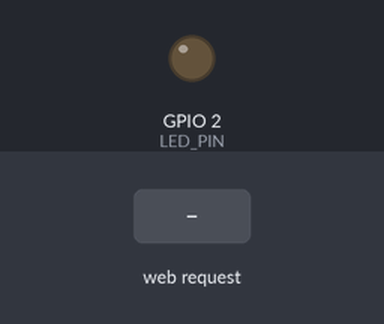
Bench run of a sketch on a simulated ESP32. On the bench: output pins drawn as LEDs (lit = HIGH). The inputs (shaded band) are chosen by the test bench. WiFi joins after 1.5 s; servers stay silent unless stated; what the sketch prints to the serial monitor is not drawn.

Above: at 2.7 s.
2.8 s: HTTP request GET /ledon received
At 3.5 s:
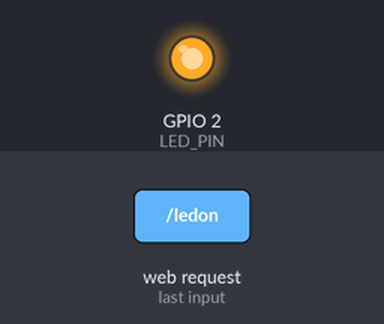
4.3 s: HTTP request GET /ledoff received
At 4.6 s:
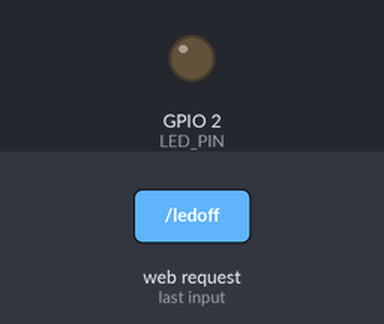
Timing chart, 0 to 7.3 s (numbered marks = the images above; inputs shaded):
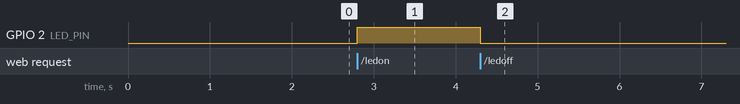

The sketch:

Practica3.ino
```cpp
// Practica3 – 3: ESP32 STA Mode | Wireless Device Control

#include <WiFi.h>
const char* ssid = "test";      	// Your WiFi Name
const char* password = "12345678";  // Your WiFi Password
WiFiServer server(80);        		// Start server on port 80
WiFiClient client;
String request;			//declare a string variable
#define LED_PIN 2         			// GPIO02 for LED
void setup()
{
	Serial.begin(9600);
	pinMode(LED_PIN, OUTPUT);
	digitalWrite(LED_PIN, LOW);     	// Ensure LED is OFF at start
	WiFi.begin(ssid, password);     	// Connect to Wi-Fi
	Serial.print("Connecting to WiFi...");
	while (WiFi.status() != WL_CONNECTED)
	{
	delay(500);
	Serial.print(".");
	}
	Serial.println("\nConnected to WiFi!");
	Serial.print("ESP32 IP Address: ");
	Serial.println(WiFi.localIP());  // Print ESP32 IP
	server.begin(); // Start Web Server
}
void loop()
{	client = server.available();
	if (client)
	{
	String request = client.readStringUntil('\n');
	request.trim();
	if (request.indexOf("GET /favicon.ico") != -1)
	{
	client.stop();
	return;
	}
Serial.println(request);
	if(request == "GET /ledon HTTP/1.1")
	{
	digitalWrite(LED_PIN, HIGH);
	}
	if(request == "GET /ledoff HTTP/1.1")
	{
	digitalWrite(LED_PIN, LOW);
	}
// Send Response with LED Control Buttons
	client.println("HTTP/1.1 200 OK");
	client.println("Content-Type: text/html");
	client.println("Connection: close");
	client.println();		//end of the HTML Header
	client.println("<!DOCTYPE html><html><head><title>ESP32 LED Control</title>");
	client.println("<meta name='viewport' content='width=device-width, initial-scale=1'>");
	client.println("<style>button{padding:10px 20px;font-size:20px;}</style>");
	client.println("</head><body style='text-align:center;'>");
	client.println("<h1>ESP32 LED Control</h1>");
	client.println("<p><a href='/ledon'><button>LED ON</button></a></p>");
	client.println("<p><a href='/ledoff'><button>LED OFF</button></a></p>");
	client.println("</body></html>");
	client.stop(); // Close connection
	Serial.println("Client Disconnected.");
	}
}
```

Measured:
- after the input at 2.8 s, GPIO 2 (LED_PIN): LOW → HIGH at once
- after the input at 4.3 s, GPIO 2 (LED_PIN): HIGH → LOW at once
